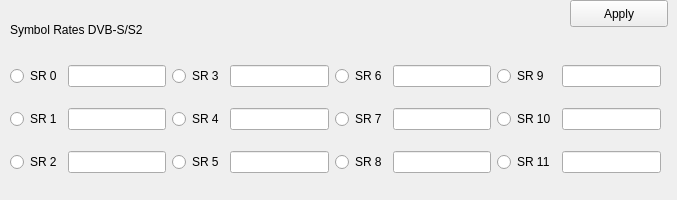
    <widget class="QWidget" name="tab_sr">
     <attribute name="title">
      <string>SR</string>
     </attribute>
     <widget class="QLabel" name="label_17">
      <property name="geometry">
       <rect>
        <x>10</x>
        <y>10</y>
        <width>161</width>
        <height>40</height>
       </rect>
      </property>
      <property name="text">
       <string>Symbol Rates DVB-S/S2</string>
      </property>
     </widget>
     <widget class="QWidget" name="gridLayoutWidget_9">
      <property name="geometry">
       <rect>
        <x>10</x>
        <y>50</y>
        <width>651</width>
        <height>141</height>
       </rect>
      </property>
      <layout class="QGridLayout" name="gridLayout_9">
       <item row="1" column="6">
        <widget class="QRadioButton" name="radioButtonSR10">
         <property name="text">
          <string>SR 10</string>
         </property>
        </widget>
       </item>
       <item row="2" column="4">
        <widget class="QRadioButton" name="radioButtonSR8">
         <property name="text">
          <string>SR 8</string>
         </property>
        </widget>
       </item>
       <item row="0" column="1">
        <widget class="QLineEdit" name="lineEditSR0"/>
       </item>
       <item row="0" column="5">
        <widget class="QLineEdit" name="lineEditSR6"/>
       </item>
       <item row="2" column="5">
        <widget class="QLineEdit" name="lineEditSR8"/>
       </item>
       <item row="1" column="1">
        <widget class="QLineEdit" name="lineEditSR1"/>
       </item>
       <item row="2" column="0">
        <widget class="QRadioButton" name="radioButtonSR2">
         <property name="text">
          <string>SR 2</string>
         </property>
        </widget>
       </item>
       <item row="0" column="7">
        <widget class="QLineEdit" name="lineEditSR9"/>
       </item>
       <item row="1" column="4">
        <widget class="QRadioButton" name="radioButtonSR7">
         <property name="text">
          <string>SR 7</string>
         </property>
        </widget>
       </item>
       <item row="2" column="7">
        <widget class="QLineEdit" name="lineEditSR11"/>
       </item>
       <item row="0" column="0">
        <widget class="QRadioButton" name="radioButtonSR0">
         <property name="text">
          <string>SR 0</string>
         </property>
        </widget>
       </item>
       <item row="2" column="1">
        <widget class="QLineEdit" name="lineEditSR2"/>
       </item>
       <item row="0" column="2">
        <widget class="QRadioButton" name="radioButtonSR3">
         <property name="text">
          <string>SR 3</string>
         </property>
        </widget>
       </item>
       <item row="1" column="5">
        <widget class="QLineEdit" name="lineEditSR7"/>
       </item>
       <item row="0" column="6">
        <widget class="QRadioButton" name="radioButtonSR9">
         <property name="text">
          <string>SR 9</string>
         </property>
        </widget>
       </item>
       <item row="2" column="2">
        <widget class="QRadioButton" name="radioButtonSR5">
         <property name="text">
          <string>SR 5</string>
         </property>
        </widget>
       </item>
       <item row="1" column="3">
        <widget class="QLineEdit" name="lineEditSR4"/>
       </item>
       <item row="0" column="4">
        <widget class="QRadioButton" name="radioButtonSR6">
         <property name="text">
          <string>SR 6</string>
         </property>
        </widget>
       </item>
       <item row="2" column="3">
        <widget class="QLineEdit" name="lineEditSR5"/>
       </item>
       <item row="0" column="3">
        <widget class="QLineEdit" name="lineEditSR3"/>
       </item>
       <item row="1" column="0">
        <widget class="QRadioButton" name="radioButtonSR1">
         <property name="text">
          <string>SR 1</string>
         </property>
        </widget>
       </item>
       <item row="2" column="6">
        <widget class="QRadioButton" name="radioButtonSR11">
         <property name="text">
          <string>SR 11</string>
         </property>
        </widget>
       </item>
       <item row="1" column="7">
        <widget class="QLineEdit" name="lineEditSR10"/>
       </item>
       <item row="1" column="2">
        <widget class="QRadioButton" name="radioButtonSR4">
         <property name="text">
          <string>SR 4</string>
         </property>
        </widget>
       </item>
      </layout>
     </widget>
     <widget class="QPushButton" name="pushButtonApplySR">
      <property name="geometry">
       <rect>
        <x>570</x>
        <y>0</y>
        <width>98</width>
        <height>27</height>
       </rect>
      </property>
      <property name="text">
       <string>Apply</string>
      </property>
     </widget>
    </widget>
